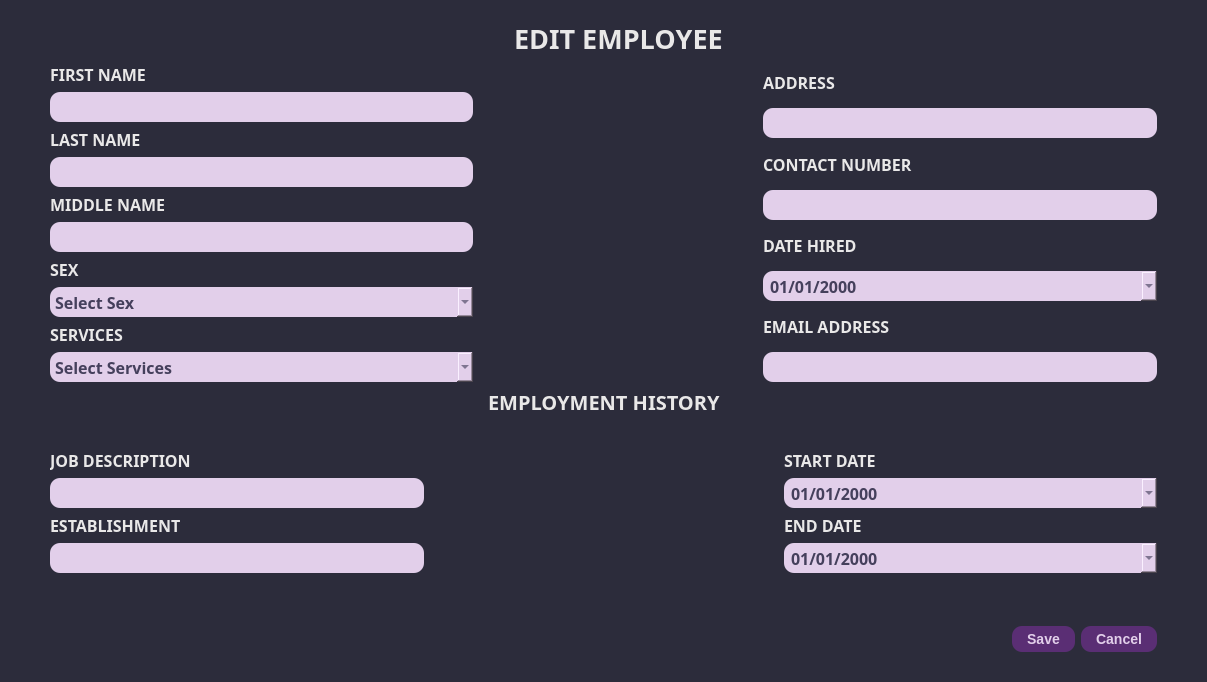
<?xml version="1.0" encoding="UTF-8"?>
<ui version="4.0">
 <class>Dialog</class>
 <widget class="QDialog" name="Dialog">
  <property name="windowModality">
   <enum>Qt::ApplicationModal</enum>
  </property>
  <property name="geometry">
   <rect>
    <x>0</x>
    <y>0</y>
    <width>1207</width>
    <height>682</height>
   </rect>
  </property>
  <property name="minimumSize">
   <size>
    <width>1207</width>
    <height>682</height>
   </size>
  </property>
  <property name="maximumSize">
   <size>
    <width>1207</width>
    <height>682</height>
   </size>
  </property>
  <property name="windowTitle">
   <string>Edit Employee</string>
  </property>
  <property name="styleSheet">
   <string notr="true"/>
  </property>
  <layout class="QGridLayout" name="gridLayout_5">
   <property name="leftMargin">
    <number>0</number>
   </property>
   <property name="topMargin">
    <number>0</number>
   </property>
   <property name="rightMargin">
    <number>0</number>
   </property>
   <property name="bottomMargin">
    <number>0</number>
   </property>
   <item row="0" column="0">
    <widget class="QWidget" name="widget" native="true">
     <property name="sizePolicy">
      <sizepolicy hsizetype="Preferred" vsizetype="Preferred">
       <horstretch>0</horstretch>
       <verstretch>0</verstretch>
      </sizepolicy>
     </property>
     <property name="styleSheet">
      <string notr="true">QWidget{
	background-color: #2C2C3B;
}

QLabel{
	color: #E9E8E8;
}

QLineEdit, QComboBox, QDateEdit{
	background-color: #E2CFEA;
	border: none;
	height: 30px;
	border-radius: 10px;
	color: #45405C;
	padding-left: 5px;
	padding-right: 5px;
}

QMenu{
	background-color: white;
}

   QMenu::item:selected {
                background-color: #555;
                color: white;
            }

QComboBox QAbstractItemView {
	background-color: #E2CFEA;
	color: #45405C;
}

QPushButton {
                background-color: #5A2E74;  /* Background color of the buttons */
                color: #E2CFEA;              /* Text color of the buttons */
                border: none;               /* Remove button border */
                border-radius: 10px;         /* Border radius of the buttons */
                padding: 5px 15px;          /* Padding inside the buttons */
                font-size: 14px;            /* Font size of the button text */
				font-weight: bold;
}

QPushButton:hover {
                background-color: #745288;  /* Background color on hover */
}
QPushButton:pressed {
                background-color: #6B4483;  /* Background color on press */
}</string>
     </property>
     <layout class="QGridLayout" name="gridLayout_2">
      <property name="leftMargin">
       <number>50</number>
      </property>
      <property name="topMargin">
       <number>20</number>
      </property>
      <property name="rightMargin">
       <number>50</number>
      </property>
      <property name="bottomMargin">
       <number>30</number>
      </property>
      <item row="1" column="0">
       <layout class="QGridLayout" name="gridLayout_3">
        <item row="2" column="1" colspan="3">
         <spacer name="horizontalSpacer_10">
          <property name="orientation">
           <enum>Qt::Horizontal</enum>
          </property>
          <property name="sizeHint" stdset="0">
           <size>
            <width>348</width>
            <height>20</height>
           </size>
          </property>
         </spacer>
        </item>
        <item row="1" column="0">
         <spacer name="verticalSpacer_10">
          <property name="orientation">
           <enum>Qt::Vertical</enum>
          </property>
          <property name="sizeHint" stdset="0">
           <size>
            <width>310</width>
            <height>32</height>
           </size>
          </property>
         </spacer>
        </item>
        <item row="2" column="4">
         <layout class="QVBoxLayout" name="verticalLayout_13">
          <item>
           <layout class="QVBoxLayout" name="verticalLayout_11"/>
          </item>
          <item>
           <widget class="QLabel" name="label_12">
            <property name="font">
             <font>
              <family>JetBrains Mono</family>
              <pointsize>12</pointsize>
              <bold>true</bold>
             </font>
            </property>
            <property name="text">
             <string>START DATE</string>
            </property>
           </widget>
          </item>
          <item>
           <widget class="QDateEdit" name="emp_hist_start_date">
            <property name="font">
             <font>
              <family>JetBrains Mono</family>
              <pointsize>12</pointsize>
              <bold>true</bold>
             </font>
            </property>
            <property name="styleSheet">
             <string notr="true">            QDateEdit QAbstractItemView {
                selection-background-color: #6a9fb5;
                selection-color: white;
                background-color: #f0f0f0;
            }
            QCalendarWidget QWidget#qt_calendar_navigationbar {
                background-color: #45405C; /* Navigation bar background */
            }
            QCalendarWidget QToolButton {
                color: white;
                background-color: #45405C;
            }
            QCalendarWidget QMenu {
                color: white;
                background-color: #45405C;
            }

    	    QCalendarWidget QMenu::item:selected {
                background-color: #333;  /* Background color when an item is selected */
            }
         
            QCalendarWidget QSpinBox {

                color: white;
                background-color: #45405C;
                selection-background-color: #333;
                selection-color: white;
            }
            QCalendarWidget QSpinBox::up-button {
                subcontrol-origin: border;
                subcontrol-position: top right;

            }
            QCalendarWidget QSpinBox::down-button {
                subcontrol-origin: border;
                subcontrol-position: bottom right;

            }
            QCalendarWidget QAbstractItemView:enabled {

                color: black;
                background-color: #E2CFEA;
                selection-background-color: #45405C;
                selection-color: white;
            }</string>
            </property>
            <property name="displayFormat">
             <string>MM/dd/yyyy</string>
            </property>
            <property name="calendarPopup">
             <bool>true</bool>
            </property>
           </widget>
          </item>
          <item>
           <layout class="QVBoxLayout" name="verticalLayout_12">
            <item>
             <widget class="QLabel" name="label_14">
              <property name="font">
               <font>
                <family>JetBrains Mono</family>
                <pointsize>12</pointsize>
                <bold>true</bold>
               </font>
              </property>
              <property name="text">
               <string>END DATE</string>
              </property>
             </widget>
            </item>
            <item>
             <widget class="QDateEdit" name="emp_hist_end_date">
              <property name="font">
               <font>
                <family>JetBrains Mono</family>
                <pointsize>12</pointsize>
                <bold>true</bold>
               </font>
              </property>
              <property name="styleSheet">
               <string notr="true">            QDateEdit QAbstractItemView {
                selection-background-color: #6a9fb5;
                selection-color: white;
                background-color: #f0f0f0;
            }
            QCalendarWidget QWidget#qt_calendar_navigationbar {
                background-color: #45405C; /* Navigation bar background */
            }
            QCalendarWidget QToolButton {
                color: white;
                background-color: #45405C;
            }
            QCalendarWidget QMenu {
                color: white;
                background-color: #45405C;
            }

    	    QCalendarWidget QMenu::item:selected {
                background-color: #333;  /* Background color when an item is selected */
            }
         
            QCalendarWidget QSpinBox {

                color: white;
                background-color: #45405C;
                selection-background-color: #333;
                selection-color: white;
            }
            QCalendarWidget QSpinBox::up-button {
                subcontrol-origin: border;
                subcontrol-position: top right;

            }
            QCalendarWidget QSpinBox::down-button {
                subcontrol-origin: border;
                subcontrol-position: bottom right;

            }
            QCalendarWidget QAbstractItemView:enabled {

                color: black;
                background-color: #E2CFEA;
                selection-background-color: #45405C;
                selection-color: white;
            }</string>
              </property>
              <property name="displayFormat">
               <string>MM/dd/yyyy</string>
              </property>
              <property name="calendarPopup">
               <bool>true</bool>
              </property>
             </widget>
            </item>
            <item>
             <spacer name="verticalSpacer_12">
              <property name="orientation">
               <enum>Qt::Vertical</enum>
              </property>
              <property name="sizeHint" stdset="0">
               <size>
                <width>20</width>
                <height>40</height>
               </size>
              </property>
             </spacer>
            </item>
            <item>
             <spacer name="horizontalSpacer_7">
              <property name="orientation">
               <enum>Qt::Horizontal</enum>
              </property>
              <property name="sizeHint" stdset="0">
               <size>
                <width>40</width>
                <height>20</height>
               </size>
              </property>
             </spacer>
            </item>
           </layout>
          </item>
         </layout>
        </item>
        <item row="2" column="0">
         <layout class="QVBoxLayout" name="verticalLayout_14">
          <item>
           <layout class="QVBoxLayout" name="verticalLayout_8">
            <item>
             <widget class="QLabel" name="label_11">
              <property name="font">
               <font>
                <family>JetBrains Mono</family>
                <pointsize>12</pointsize>
                <bold>true</bold>
               </font>
              </property>
              <property name="text">
               <string>JOB DESCRIPTION</string>
              </property>
             </widget>
            </item>
            <item>
             <widget class="QLineEdit" name="emp_hist_job_desc">
              <property name="font">
               <font>
                <family>JetBrains Mono</family>
                <pointsize>12</pointsize>
                <bold>true</bold>
               </font>
              </property>
              <property name="styleSheet">
               <string notr="true"/>
              </property>
             </widget>
            </item>
           </layout>
          </item>
          <item>
           <layout class="QVBoxLayout" name="verticalLayout_9">
            <item>
             <widget class="QLabel" name="label_10">
              <property name="font">
               <font>
                <family>JetBrains Mono</family>
                <pointsize>12</pointsize>
                <bold>true</bold>
               </font>
              </property>
              <property name="text">
               <string>ESTABLISHMENT</string>
              </property>
             </widget>
            </item>
            <item>
             <widget class="QLineEdit" name="emp_hist_establishment">
              <property name="font">
               <font>
                <family>JetBrains Mono</family>
                <pointsize>12</pointsize>
                <bold>true</bold>
               </font>
              </property>
              <property name="styleSheet">
               <string notr="true"/>
              </property>
             </widget>
            </item>
            <item>
             <spacer name="verticalSpacer_11">
              <property name="orientation">
               <enum>Qt::Vertical</enum>
              </property>
              <property name="sizeHint" stdset="0">
               <size>
                <width>20</width>
                <height>40</height>
               </size>
              </property>
             </spacer>
            </item>
           </layout>
          </item>
         </layout>
        </item>
        <item row="0" column="3" colspan="2">
         <spacer name="horizontalSpacer_5">
          <property name="orientation">
           <enum>Qt::Horizontal</enum>
          </property>
          <property name="sizeHint" stdset="0">
           <size>
            <width>427</width>
            <height>17</height>
           </size>
          </property>
         </spacer>
        </item>
        <item row="0" column="2">
         <widget class="QLabel" name="label_9">
          <property name="font">
           <font>
            <family>JetBrains Mono</family>
            <pointsize>15</pointsize>
            <bold>true</bold>
           </font>
          </property>
          <property name="styleSheet">
           <string notr="true"/>
          </property>
          <property name="text">
           <string>EMPLOYMENT HISTORY</string>
          </property>
         </widget>
        </item>
        <item row="1" column="4">
         <spacer name="verticalSpacer_13">
          <property name="orientation">
           <enum>Qt::Vertical</enum>
          </property>
          <property name="sizeHint" stdset="0">
           <size>
            <width>20</width>
            <height>40</height>
           </size>
          </property>
         </spacer>
        </item>
        <item row="0" column="0" colspan="2">
         <spacer name="horizontalSpacer_6">
          <property name="orientation">
           <enum>Qt::Horizontal</enum>
          </property>
          <property name="sizeHint" stdset="0">
           <size>
            <width>426</width>
            <height>17</height>
           </size>
          </property>
         </spacer>
        </item>
       </layout>
      </item>
      <item row="0" column="0">
       <layout class="QGridLayout" name="gridLayout">
        <item row="0" column="0" colspan="2">
         <spacer name="horizontalSpacer_8">
          <property name="orientation">
           <enum>Qt::Horizontal</enum>
          </property>
          <property name="sizeHint" stdset="0">
           <size>
            <width>459</width>
            <height>17</height>
           </size>
          </property>
         </spacer>
        </item>
        <item row="0" column="2">
         <widget class="QLabel" name="label">
          <property name="font">
           <font>
            <family>JetBrains Mono</family>
            <pointsize>20</pointsize>
            <bold>true</bold>
           </font>
          </property>
          <property name="styleSheet">
           <string notr="true"/>
          </property>
          <property name="text">
           <string>EDIT EMPLOYEE</string>
          </property>
         </widget>
        </item>
        <item row="0" column="3" colspan="2">
         <spacer name="horizontalSpacer_9">
          <property name="orientation">
           <enum>Qt::Horizontal</enum>
          </property>
          <property name="sizeHint" stdset="0">
           <size>
            <width>430</width>
            <height>17</height>
           </size>
          </property>
         </spacer>
        </item>
        <item row="1" column="0">
         <layout class="QVBoxLayout" name="verticalLayout_15">
          <item>
           <layout class="QVBoxLayout" name="verticalLayout">
            <item>
             <widget class="QLabel" name="label_2">
              <property name="font">
               <font>
                <family>JetBrains Mono</family>
                <pointsize>12</pointsize>
                <bold>true</bold>
               </font>
              </property>
              <property name="text">
               <string>FIRST NAME</string>
              </property>
             </widget>
            </item>
            <item>
             <widget class="QLineEdit" name="emp_fname">
              <property name="font">
               <font>
                <family>JetBrains Mono</family>
                <pointsize>12</pointsize>
                <bold>true</bold>
               </font>
              </property>
              <property name="focusPolicy">
               <enum>Qt::StrongFocus</enum>
              </property>
              <property name="styleSheet">
               <string notr="true"/>
              </property>
             </widget>
            </item>
           </layout>
          </item>
          <item>
           <layout class="QVBoxLayout" name="verticalLayout_2">
            <item>
             <widget class="QLabel" name="label_3">
              <property name="font">
               <font>
                <family>JetBrains Mono</family>
                <pointsize>12</pointsize>
                <bold>true</bold>
               </font>
              </property>
              <property name="text">
               <string>LAST NAME</string>
              </property>
             </widget>
            </item>
            <item>
             <widget class="QLineEdit" name="emp_lname">
              <property name="font">
               <font>
                <family>JetBrains Mono</family>
                <pointsize>12</pointsize>
                <bold>true</bold>
               </font>
              </property>
             </widget>
            </item>
           </layout>
          </item>
          <item>
           <layout class="QVBoxLayout" name="verticalLayout_3">
            <item>
             <widget class="QLabel" name="label_5">
              <property name="font">
               <font>
                <family>JetBrains Mono</family>
                <pointsize>12</pointsize>
                <bold>true</bold>
               </font>
              </property>
              <property name="text">
               <string>MIDDLE NAME</string>
              </property>
             </widget>
            </item>
            <item>
             <widget class="QLineEdit" name="emp_mname">
              <property name="font">
               <font>
                <family>JetBrains Mono</family>
                <pointsize>12</pointsize>
                <bold>true</bold>
               </font>
              </property>
              <property name="styleSheet">
               <string notr="true"/>
              </property>
             </widget>
            </item>
           </layout>
          </item>
          <item>
           <layout class="QVBoxLayout" name="verticalLayout_7">
            <item>
             <widget class="QLabel" name="label_15">
              <property name="font">
               <font>
                <family>JetBrains Mono</family>
                <pointsize>12</pointsize>
                <bold>true</bold>
               </font>
              </property>
              <property name="text">
               <string>SEX</string>
              </property>
             </widget>
            </item>
            <item>
             <widget class="QComboBox" name="emp_sex">
              <property name="font">
               <font>
                <family>JetBrains Mono</family>
                <pointsize>12</pointsize>
                <bold>true</bold>
               </font>
              </property>
              <property name="placeholderText">
               <string>Select Sex</string>
              </property>
              <item>
               <property name="text">
                <string>Male</string>
               </property>
              </item>
              <item>
               <property name="text">
                <string>Female</string>
               </property>
              </item>
             </widget>
            </item>
            <item>
             <widget class="QLabel" name="label_4">
              <property name="font">
               <font>
                <family>JetBrains Mono</family>
                <pointsize>12</pointsize>
                <bold>true</bold>
               </font>
              </property>
              <property name="text">
               <string>SERVICES </string>
              </property>
             </widget>
            </item>
            <item>
             <widget class="QComboBox" name="emp_services">
              <property name="enabled">
               <bool>true</bool>
              </property>
              <property name="font">
               <font>
                <family>JetBrains Mono</family>
                <pointsize>12</pointsize>
                <bold>true</bold>
               </font>
              </property>
              <property name="maxCount">
               <number>2147483647</number>
              </property>
              <property name="sizeAdjustPolicy">
               <enum>QComboBox::AdjustToContents</enum>
              </property>
              <property name="placeholderText">
               <string>Select Services</string>
              </property>
              <item>
               <property name="text">
                <string>Apple</string>
               </property>
              </item>
              <item>
               <property name="text">
                <string>Bottom</string>
               </property>
              </item>
              <item>
               <property name="text">
                <string>Jeans</string>
               </property>
              </item>
             </widget>
            </item>
           </layout>
          </item>
         </layout>
        </item>
        <item row="1" column="1" colspan="3">
         <spacer name="horizontalSpacer">
          <property name="orientation">
           <enum>Qt::Horizontal</enum>
          </property>
          <property name="sizeHint" stdset="0">
           <size>
            <width>338</width>
            <height>20</height>
           </size>
          </property>
         </spacer>
        </item>
        <item row="1" column="4">
         <layout class="QVBoxLayout" name="verticalLayout_16">
          <item>
           <layout class="QVBoxLayout" name="verticalLayout_6">
            <item>
             <widget class="QLabel" name="label_8">
              <property name="font">
               <font>
                <family>JetBrains Mono</family>
                <pointsize>12</pointsize>
                <bold>true</bold>
               </font>
              </property>
              <property name="text">
               <string>ADDRESS</string>
              </property>
             </widget>
            </item>
            <item>
             <widget class="QLineEdit" name="emp_address">
              <property name="font">
               <font>
                <family>JetBrains Mono</family>
                <pointsize>12</pointsize>
                <bold>true</bold>
               </font>
              </property>
              <property name="styleSheet">
               <string notr="true"/>
              </property>
             </widget>
            </item>
           </layout>
          </item>
          <item>
           <layout class="QVBoxLayout" name="verticalLayout_5">
            <item>
             <widget class="QLabel" name="label_7">
              <property name="font">
               <font>
                <family>JetBrains Mono</family>
                <pointsize>12</pointsize>
                <bold>true</bold>
               </font>
              </property>
              <property name="text">
               <string>CONTACT NUMBER</string>
              </property>
             </widget>
            </item>
            <item>
             <widget class="QLineEdit" name="emp_contact_number">
              <property name="font">
               <font>
                <family>JetBrains Mono</family>
                <pointsize>12</pointsize>
                <bold>true</bold>
               </font>
              </property>
              <property name="styleSheet">
               <string notr="true"/>
              </property>
             </widget>
            </item>
           </layout>
          </item>
          <item>
           <layout class="QVBoxLayout" name="verticalLayout_4">
            <item>
             <widget class="QLabel" name="label_6">
              <property name="font">
               <font>
                <family>JetBrains Mono</family>
                <pointsize>12</pointsize>
                <bold>true</bold>
               </font>
              </property>
              <property name="text">
               <string>DATE HIRED</string>
              </property>
             </widget>
            </item>
            <item>
             <widget class="QDateEdit" name="emp_date_hired">
              <property name="font">
               <font>
                <family>JetBrains Mono</family>
                <pointsize>12</pointsize>
                <bold>true</bold>
               </font>
              </property>
              <property name="styleSheet">
               <string notr="true">            QDateEdit QAbstractItemView {
                selection-background-color: #6a9fb5;
                selection-color: white;
                background-color: #f0f0f0;
            }
            QCalendarWidget QWidget#qt_calendar_navigationbar {
                background-color: #45405C; /* Navigation bar background */
            }
            QCalendarWidget QToolButton {
                color: white;
                background-color: #45405C;
            }
            QCalendarWidget QMenu {
                color: white;
                background-color: #45405C;
            }

    	    QCalendarWidget QMenu::item:selected {
                background-color: #333;  /* Background color when an item is selected */
            }
         
            QCalendarWidget QSpinBox {

                color: white;
                background-color: #45405C;
                selection-background-color: #333;
                selection-color: white;
            }
            QCalendarWidget QSpinBox::up-button {
                subcontrol-origin: border;
                subcontrol-position: top right;

            }
            QCalendarWidget QSpinBox::down-button {
                subcontrol-origin: border;
                subcontrol-position: bottom right;

            }
            QCalendarWidget QAbstractItemView:enabled {

                color: black;
                background-color: #E2CFEA;
                selection-background-color: #45405C;
                selection-color: white;
            }</string>
              </property>
              <property name="displayFormat">
               <string>MM/dd/yyyy</string>
              </property>
              <property name="calendarPopup">
               <bool>true</bool>
              </property>
             </widget>
            </item>
           </layout>
          </item>
          <item>
           <layout class="QVBoxLayout" name="verticalLayout_10">
            <item>
             <widget class="QLabel" name="label_13">
              <property name="font">
               <font>
                <family>JetBrains Mono</family>
                <pointsize>12</pointsize>
                <bold>true</bold>
               </font>
              </property>
              <property name="text">
               <string>EMAIL ADDRESS</string>
              </property>
             </widget>
            </item>
            <item>
             <widget class="QLineEdit" name="emp_email_address">
              <property name="font">
               <font>
                <family>JetBrains Mono</family>
                <pointsize>12</pointsize>
                <bold>true</bold>
               </font>
              </property>
             </widget>
            </item>
           </layout>
          </item>
         </layout>
        </item>
       </layout>
      </item>
      <item row="3" column="0">
       <layout class="QHBoxLayout" name="horizontalLayout_2">
        <item>
         <spacer name="horizontalSpacer_11">
          <property name="orientation">
           <enum>Qt::Horizontal</enum>
          </property>
          <property name="sizeHint" stdset="0">
           <size>
            <width>848</width>
            <height>20</height>
           </size>
          </property>
         </spacer>
        </item>
        <item>
         <widget class="QPushButton" name="save_emp_edit_button">
          <property name="text">
           <string>Save</string>
          </property>
          <property name="icon">
           <iconset>
            <normaloff>../static/icons/save_button_light.svg</normaloff>../static/icons/save_button_light.svg</iconset>
          </property>
         </widget>
        </item>
        <item>
         <widget class="QPushButton" name="cancel_edit_emp_button">
          <property name="text">
           <string>Cancel</string>
          </property>
          <property name="icon">
           <iconset>
            <normaloff>../static/icons/cancel_button_light.svg</normaloff>../static/icons/cancel_button_light.svg</iconset>
          </property>
          <property name="checkable">
           <bool>true</bool>
          </property>
          <property name="checked">
           <bool>false</bool>
          </property>
         </widget>
        </item>
        <item>
         <layout class="QHBoxLayout" name="horizontalLayout">
          <property name="spacing">
           <number>0</number>
          </property>
         </layout>
        </item>
       </layout>
      </item>
      <item row="2" column="0">
       <spacer name="verticalSpacer_9">
        <property name="orientation">
         <enum>Qt::Vertical</enum>
        </property>
        <property name="sizeHint" stdset="0">
         <size>
          <width>20</width>
          <height>4</height>
         </size>
        </property>
       </spacer>
      </item>
     </layout>
    </widget>
   </item>
  </layout>
 </widget>
 <resources/>
 <connections/>
</ui>
